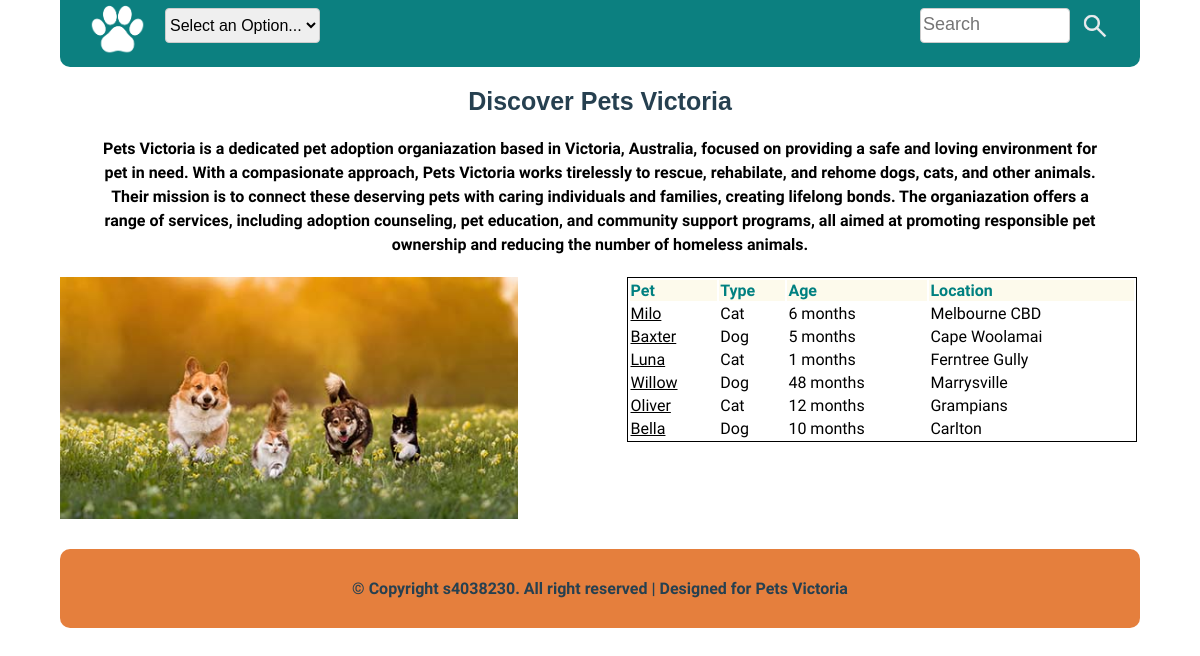
The app's page /pets.php with its own data.
### tables this page shows
CREATE TABLE `pets` (
  `petid` int(11) NOT NULL,
  `petname` varchar(255) NOT NULL,
  `description` text NOT NULL,
  `image` varchar(255) NOT NULL,
  `caption` varchar(255) NOT NULL,
  `age` double NOT NULL,
  `location` varchar(255) NOT NULL,
  `type` varchar(255) NOT NULL
);

### pets.php (the view, shortened to what this page needs)
<?php
include "include/header.inc";
include "include/nav.inc";
include "include/db_connect.inc";
$sql = "SELECT * FROM pets";
$result = mysqli_query($conn, $sql);
$pets = mysqli_fetch_all($result, MYSQLI_ASSOC);
?>
<main id="mainbody-2">
    <div id="fontbody3">
        <strong>Discover Pets Victoria</strong>
    </div>
    <div id="fontbody4">
        <b>
            Pets Victoria is a dedicated pet adoption organiazation based in
            Victoria, Australia, focused on providing a safe and loving
            environment for pet in need. With a compasionate approach, Pets
            Victoria works tirelessly to rescue, rehabilate, and rehome dogs,
            cats, and other animals. Their mission is to connect these deserving
            pets with caring individuals and families, creating lifelong bonds.
            The organiazation offers a range of services, including adoption
            counseling, pet education, and community support programs, all aimed
            at promoting responsible pet ownership and reducing the number of
            homeless animals.
        </b>
    </div>
    <img id="mainpicture-2" src="images/pets.jpeg" alt="2 dogs and 2 cats" />
    <table class="details-link">
        <tr>
            <th>Pet</th>
            <th>Type</th>
            <th>Age</th>
            <th>Location</th>
        </tr>
        <?php foreach ($pets as $pet): ?>
            <tr>
                <td>
                    <a href="details.php?petid=<?php echo $pet['petid']; ?>">
                        <u><?php echo htmlspecialchars($pet['petname']); ?></u>
                    </a>
                </td>
                <td><?php echo htmlspecialchars($pet['type']); ?></td>
                <td><?php echo htmlspecialchars($pet['age']); ?> months</td>
                <td><?php echo htmlspecialchars($pet['location']); ?></td>
            </tr>
        <?php endforeach; ?>
    </table>
</main>
<?php
include "include/footer.inc";

### include/header.inc (shortened to what this page needs)
<!DOCTYPE html>
<html lang="en">
  <head>
    <link rel="stylesheet" href="css/style.css" />
  </head>
  <body>

### include/nav.inc (shortened to what this page needs)
<body>
    <header>
        <nav>
            <div>
                <a href="index.php">
                    <img id="icon" src="images/logo.png" alt="Home logo" />
                </a>
                <select onchange="handleSelection(this.value)" id="navbox" name="option">
                    <option disabled selected>Select an Option...</option>
                </select>
            </div>
            <div>
                <input type="text" id="searchbox" placeholder="Search" />
                <div id="searching">
                    <a href="https://www.youtube.com/watch?v=dQw4w9WgXcQ" target="_blank">
                        <img id="searching" src="images/searchingtool.png" alt="Searching sign" />
                    </a>
                </div>
            </div>
        </nav>
    </header>

### include/footer.inc
<footer>
  <b id="footertext"
    >&copy; Copyright s4038230. All right reserved | Designed for Pets
    Victoria</b
  >
</footer>
</body>
</html>

### css/style.css (style rules this page uses)
:root { margin: 0px; padding: 0px; box-sizing: border-box; }
body { margin: auto; width: 1200px; }
header { align-items: center; justify-content: space-between; background: #0c8080; border-bottom-left-radius: 10px; border-bottom-right-radius: 10px; padding-right: 2.5%; padding-left: 2.5%; padding-bottom: 1%; margin: auto; width: 85%; }
#icon { width: 55px; height: 55px; float: left; }
#searching { width: 30px; height: 30px; margin-top: 5%; float: right; }
nav { display: flex; justify-content: space-between; }
#navbox { width: 155px; height: 35px; font-size: medium; margin-left: 20px; }
#searchbox { width: 150px; height: 35px; margin-right: 10px; }
input[type="text"], select { width: 100%; margin: 8px 0; display: inline-block; border: 1px solid #ccc; border-radius: 4px; box-sizing: border-box; }
.details-link a:link, a:visited, a:active { color: black; text-decoration: none; }
#mainbody-2 { background-color: #fff; width: 85%; overflow: hidden; text-align: center; margin: auto; padding: 2.5%; }
#mainpicture-2 { margin-top: 2%; margin-left: -3%; width: 45%; height: 45%; float: left; overflow: hidden; }
#fontbody3 { text-align: center; font-family: Arial; font-size: 25px; color: #264050; margin-top: -1%; margin-bottom: -20px; }
#fontbody4 { margin-top: 4%; text-align: center; font-family: "Ysabeau SC"; font-size: 15; line-height: 1.5; color: black; }
table { margin-top: 2%; margin-right: -2.6%; float: right; border: 1px solid; font-family: "Ysabeau SC"; width: 50%; text-align: left; }
th { color: #008080; background-color: #fdfaec; }
::placeholder { font-size: 18px; }
footer { text-align: center; background: #e57f3d; margin: auto; border-radius: 10px; padding: 2.5%; width: 85%; }
#footertext { margin: auto; font-family: "Ysabeau SC"; font-size: medium; color: #264050; }

### records on screen
pets: petname "Milo", type "Cat", age "6", location "Melbourne CBD"
pets: petname "Baxter", type "Dog", age "5", location "Cape Woolamai"
pets: petname "Luna", type "Cat", age "1", location "Ferntree Gully"
pets: petname "Willow", type "Dog", age "48", location "Marrysville"
pets: petname "Oliver", type "Cat", age "12", location "Grampians"
pets: petname "Bella", type "Dog", age "10", location "Carlton"
